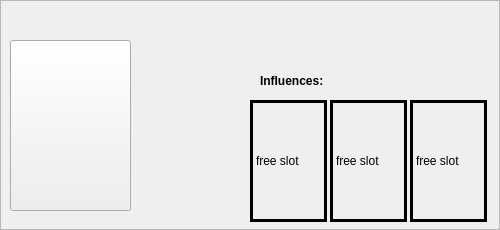
   <widget class="QFrame" name="loc1_frame">
    <property name="geometry">
     <rect>
      <x>20</x>
      <y>15</y>
      <width>500</width>
      <height>230</height>
     </rect>
    </property>
    <property name="autoFillBackground">
     <bool>false</bool>
    </property>
    <property name="frameShape">
     <enum>QFrame::StyledPanel</enum>
    </property>
    <property name="frameShadow">
     <enum>QFrame::Raised</enum>
    </property>
    <widget class="QLabel" name="loc1_label">
     <property name="geometry">
      <rect>
       <x>180</x>
       <y>10</y>
       <width>111</width>
       <height>21</height>
      </rect>
     </property>
     <property name="text">
      <string/>
     </property>
    </widget>
    <widget class="QLabel" name="loc1_pic">
     <property name="geometry">
      <rect>
       <x>0</x>
       <y>0</y>
       <width>501</width>
       <height>231</height>
      </rect>
     </property>
     <property name="text">
      <string/>
     </property>
    </widget>
    <widget class="AgentWidget" name="loc1_slot1">
     <property name="geometry">
      <rect>
       <x>250</x>
       <y>100</y>
       <width>77</width>
       <height>122</height>
      </rect>
     </property>
     <property name="acceptDrops">
      <bool>true</bool>
     </property>
     <property name="frameShape">
      <enum>QFrame::Box</enum>
     </property>
     <property name="lineWidth">
      <number>3</number>
     </property>
     <property name="text">
      <string>free slot</string>
     </property>
    </widget>
    <widget class="AgentWidget" name="loc1_slot2">
     <property name="geometry">
      <rect>
       <x>330</x>
       <y>100</y>
       <width>77</width>
       <height>122</height>
      </rect>
     </property>
     <property name="acceptDrops">
      <bool>true</bool>
     </property>
     <property name="frameShape">
      <enum>QFrame::Box</enum>
     </property>
     <property name="lineWidth">
      <number>3</number>
     </property>
     <property name="text">
      <string>free slot</string>
     </property>
    </widget>
    <widget class="AgentWidget" name="loc1_slot3">
     <property name="geometry">
      <rect>
       <x>410</x>
       <y>100</y>
       <width>77</width>
       <height>122</height>
      </rect>
     </property>
     <property name="acceptDrops">
      <bool>true</bool>
     </property>
     <property name="frameShape">
      <enum>QFrame::Box</enum>
     </property>
     <property name="lineWidth">
      <number>3</number>
     </property>
     <property name="text">
      <string>free slot</string>
     </property>
    </widget>
    <widget class="QPushButton" name="loc1_deck_pushButton">
     <property name="geometry">
      <rect>
       <x>10</x>
       <y>40</y>
       <width>121</width>
       <height>171</height>
      </rect>
     </property>
     <property name="text">
      <string/>
     </property>
    </widget>
    <widget class="QPushButton" name="loc1_slot1_b">
     <property name="geometry">
      <rect>
       <x>250</x>
       <y>100</y>
       <width>77</width>
       <height>122</height>
      </rect>
     </property>
     <property name="font">
      <font>
       <family>URW Palladio L</family>
      </font>
     </property>
     <property name="text">
      <string/>
     </property>
     <property name="flat">
      <bool>true</bool>
     </property>
    </widget>
    <widget class="QPushButton" name="loc1_slot2_b">
     <property name="geometry">
      <rect>
       <x>330</x>
       <y>100</y>
       <width>77</width>
       <height>122</height>
      </rect>
     </property>
     <property name="font">
      <font>
       <family>URW Palladio L</family>
      </font>
     </property>
     <property name="text">
      <string/>
     </property>
     <property name="flat">
      <bool>true</bool>
     </property>
    </widget>
    <widget class="QPushButton" name="loc1_slot3_b">
     <property name="geometry">
      <rect>
       <x>410</x>
       <y>100</y>
       <width>77</width>
       <height>122</height>
      </rect>
     </property>
     <property name="font">
      <font>
       <family>URW Palladio L</family>
      </font>
     </property>
     <property name="text">
      <string/>
     </property>
     <property name="flat">
      <bool>true</bool>
     </property>
    </widget>
    <widget class="QLabel" name="label_2">
     <property name="geometry">
      <rect>
       <x>260</x>
       <y>70</y>
       <width>81</width>
       <height>21</height>
      </rect>
     </property>
     <property name="font">
      <font>
       <weight>75</weight>
       <bold>true</bold>
      </font>
     </property>
     <property name="text">
      <string>Influences:</string>
     </property>
    </widget>
    <widget class="QWidget" name="horizontalLayoutWidget">
     <property name="geometry">
      <rect>
       <x>340</x>
       <y>70</y>
       <width>131</width>
       <height>23</height>
      </rect>
     </property>
     <layout class="QHBoxLayout" name="horizontalLayout">
      <item>
       <widget class="QLabel" name="loc1_influ_p1">
        <property name="text">
         <string/>
        </property>
       </widget>
      </item>
      <item>
       <widget class="QLabel" name="loc1_influ_p2">
        <property name="text">
         <string/>
        </property>
       </widget>
      </item>
      <item>
       <widget class="QLabel" name="loc1_influ_p3">
        <property name="text">
         <string/>
        </property>
       </widget>
      </item>
      <item>
       <widget class="QLabel" name="loc1_influ_p4">
        <property name="text">
         <string/>
        </property>
       </widget>
      </item>
     </layout>
    </widget>
    <zorder>loc1_pic</zorder>
    <zorder>loc1_label</zorder>
    <zorder>loc1_deck_pushButton</zorder>
    <zorder>loc1_slot1</zorder>
    <zorder>loc1_slot2</zorder>
    <zorder>loc1_slot3</zorder>
    <zorder>loc1_slot1_b</zorder>
    <zorder>loc1_slot2_b</zorder>
    <zorder>loc1_slot3_b</zorder>
    <zorder>label_2</zorder>
    <zorder>horizontalLayoutWidget</zorder>
   </widget>
